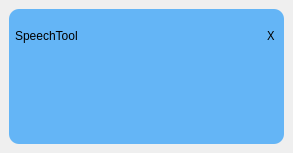
<?xml version="1.0" encoding="UTF-8"?>
<ui version="4.0">
 <class>MainWindow</class>
 <widget class="QMainWindow" name="MainWindow">
  <property name="geometry">
   <rect>
    <x>0</x>
    <y>0</y>
    <width>293</width>
    <height>153</height>
   </rect>
  </property>
  <property name="windowTitle">
   <string>SpeechTool</string>
  </property>
  <widget class="QWidget" name="centralwidget">
   <layout class="QGridLayout" name="gridLayout">
    <property name="verticalSpacing">
     <number>0</number>
    </property>
    <item row="3" column="0">
     <widget class="QWidget" name="widget" native="true">
      <property name="styleSheet">
       <string notr="true">background-color: #64b5f6;
border-bottom-left-radius:10px;
border-bottom-right-radius:10px;
border-color: #1e88e5;</string>
      </property>
      <layout class="QGridLayout" name="gridLayout_2">
       <item row="1" column="2">
        <spacer name="horizontalSpacer_2">
         <property name="orientation">
          <enum>Qt::Horizontal</enum>
         </property>
         <property name="sizeHint" stdset="0">
          <size>
           <width>40</width>
           <height>20</height>
          </size>
         </property>
        </spacer>
       </item>
       <item row="1" column="1">
        <widget class="QPushButton" name="btn">
         <property name="styleSheet">
          <string notr="true"/>
         </property>
         <property name="text">
          <string/>
         </property>
         <property name="icon">
          <iconset resource="res.qrc">
           <normaloff>:/pics/rec.svg</normaloff>:/pics/rec.svg</iconset>
         </property>
         <property name="iconSize">
          <size>
           <width>64</width>
           <height>64</height>
          </size>
         </property>
         <property name="flat">
          <bool>true</bool>
         </property>
        </widget>
       </item>
       <item row="0" column="0" colspan="3">
        <widget class="QLabel" name="label">
         <property name="font">
          <font>
           <family>Microsoft YaHei UI</family>
          </font>
         </property>
         <property name="text">
          <string/>
         </property>
         <property name="alignment">
          <set>Qt::AlignCenter</set>
         </property>
         <property name="textInteractionFlags">
          <set>Qt::LinksAccessibleByMouse|Qt::TextSelectableByMouse</set>
         </property>
        </widget>
       </item>
       <item row="1" column="0">
        <spacer name="horizontalSpacer">
         <property name="orientation">
          <enum>Qt::Horizontal</enum>
         </property>
         <property name="sizeHint" stdset="0">
          <size>
           <width>40</width>
           <height>20</height>
          </size>
         </property>
        </spacer>
       </item>
       <item row="2" column="0" colspan="3">
        <spacer name="horizontalSpacer_3">
         <property name="orientation">
          <enum>Qt::Horizontal</enum>
         </property>
         <property name="sizeHint" stdset="0">
          <size>
           <width>40</width>
           <height>20</height>
          </size>
         </property>
        </spacer>
       </item>
      </layout>
     </widget>
    </item>
    <item row="2" column="0">
     <widget class="QWidget" name="widget_2" native="true">
      <property name="styleSheet">
       <string notr="true">background-color: #64b5f6;
border-top-left-radius:10px;
border-top-right-radius:10px;
border-color: #1e88e5;</string>
      </property>
      <layout class="QHBoxLayout" name="horizontalLayout">
       <property name="spacing">
        <number>1</number>
       </property>
       <property name="leftMargin">
        <number>6</number>
       </property>
       <property name="topMargin">
        <number>6</number>
       </property>
       <item>
        <widget class="QLabel" name="label_2">
         <property name="font">
          <font>
           <family>Microsoft YaHei UI</family>
          </font>
         </property>
         <property name="text">
          <string>SpeechTool</string>
         </property>
        </widget>
       </item>
       <item>
        <spacer name="horizontalSpacer_4">
         <property name="orientation">
          <enum>Qt::Horizontal</enum>
         </property>
         <property name="sizeHint" stdset="0">
          <size>
           <width>40</width>
           <height>20</height>
          </size>
         </property>
        </spacer>
       </item>
       <item>
        <widget class="QPushButton" name="exitbtn">
         <property name="font">
          <font>
           <family>Microsoft YaHei</family>
          </font>
         </property>
         <property name="styleSheet">
          <string notr="true"/>
         </property>
         <property name="text">
          <string>X</string>
         </property>
         <property name="flat">
          <bool>false</bool>
         </property>
        </widget>
       </item>
      </layout>
     </widget>
    </item>
   </layout>
  </widget>
 </widget>
 <resources>
  <include location="res.qrc"/>
 </resources>
 <connections>
  <connection>
   <sender>exitbtn</sender>
   <signal>clicked()</signal>
   <receiver>MainWindow</receiver>
   <slot>close()</slot>
   <hints>
    <hint type="sourcelabel">
     <x>222</x>
     <y>132</y>
    </hint>
    <hint type="destinationlabel">
     <x>136</x>
     <y>84</y>
    </hint>
   </hints>
  </connection>
 </connections>
</ui>
